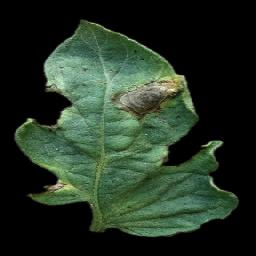
#> input picture Tomato Early Blight/EB1.jpg, 256 x 256 px
$ jupyter execute 'Early Blight Aahan HSV.ipynb'
#> lines starting #> are read from the running program, lines starting #| are printed output that depends on the picture; after the words box and inside, x2 and y2 are one past the last pixel; in counts of white or black regions, pixels touching at a corner belong together; long printed decimals are rounded
<h1>Early Blight Tomato Disease from RGB To HSV </h1>

[cell 1]
#importing libraries
import seaborn as sns
import matplotlib.pyplot as plt
import cv2
import numpy as np
import math

[cell 2]
#image 1 conversion
eb1=cv2.cvtColor(cv2.imread('EB1.jpg'),cv2.COLOR_BGR2RGB)
row,col,pixNum=eb1.shape
#> row = 256; col = 256; pixNum = 3
eb1Dup=eb1.copy().reshape(row*col,3)

for index,pixel in enumerate(eb1Dup):
    r,g,b=[int(x)/255 for x in pixel]

    #calculating cmax and cmin
    cmax=max(r,g,b)
    cmin=min(r,g,b)
    diff=cmax-cmin

    #calculating hue
    if cmax==cmin:
        h=0
    elif cmax==r:
        h=(60*((g-b)/diff)+360)%360
    elif cmax==g:
        h=(60*((b-r)/diff)+120)%360
    elif cmax==b:
        h=(60*((r-g)/diff)+240)%360
    h/=2

    #calculating saturation
    if cmax==0:
        s=0
    else:
        s=(diff/cmax)*255
    #calculating value /brightness
    v=cmax*255

    eb1Dup[index]=[np.uint8(h),np.uint8(s),np.uint8(v)]

eb1Dup=eb1Dup.reshape(256,256,3)
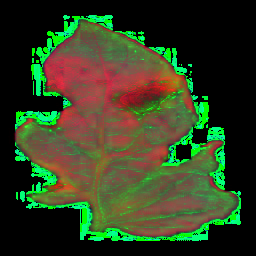
#> eb1Dup: shape (256, 256, 3); mean of channels 0, 1, 2 32.8, 62.6, 50.9; drawn as B, G, R
#this is corrupted image as hsv doesnt show the image in this form its just a way to represent image

<h2>H CHANNEL VISUALIZATION</h2>

<h2>H channel gray scale</h2>

[cell 3]
#extracting h values from the image in rgb format
h_channel=eb1Dup[:,:,0]


h_channel=h_channel.reshape(row*col)

h_channel_new=[]
for _,h in enumerate(h_channel):
    h1=[h,255,255]
    h_channel_new.append(h1)
h_channel_new=np.array(h_channel_new,dtype=np.uint8).reshape(row,col,pixNum)
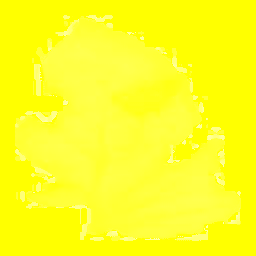
#> h_channel_new: shape (256, 256, 3); mean of channels 0, 1, 2 32.8, 255, 255; drawn as B, G, R

#plotting the h channel
plt.imshow(cv2.cvtColor(h_channel_new,cv2.COLOR_HSV2RGB))

[cell 4]
h_channel_gray=eb1Dup[:,:,0]
plt.imshow(h_channel_gray,cmap='gray')

<h2>S Channel Visualization</h2>

[cell 5]
s_channel=eb1Dup[:,:,1]
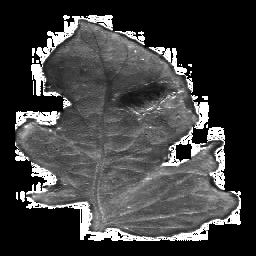
#> s_channel: shape (256, 256); min 0, max 255, mean 62.6

s_channel=s_channel.reshape(row*col)
s_channel_new=[]
for index,s in enumerate(s_channel):
    s=[h_channel[index],s,255]
    s_channel_new.append(s)
s_channel_new=np.array(s_channel_new,dtype=np.uint8).reshape(row,col,pixNum)
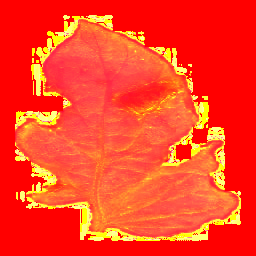
#> s_channel_new: shape (256, 256, 3); mean of channels 0, 1, 2 32.8, 62.6, 255; drawn as B, G, R

plt.imshow(cv2.cvtColor(s_channel_new,cv2.COLOR_HSV2RGB))
# plt.imshow(s_channel)

<h2>S Channel Gray-Scale </h2>

[cell 6]
s_channel_gray=eb1Dup[:,:,1]
plt.imshow(s_channel_gray,cmap='gray')

<h2>Brightness Channel</h2>

[cell 7]
v_channel=eb1Dup[:,:,2]
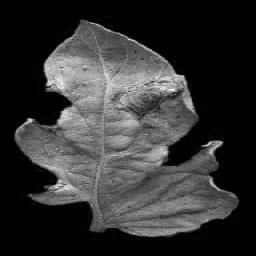
#> v_channel: shape (256, 256); min 0, max 255, mean 50.9
v_channel=v_channel.reshape(row*col)
v_channel_new=[]
for index,v in enumerate(v_channel):
    v1=[h_channel[index],255,v]
    v_channel_new.append(v1)
v_channel_new=np.array(v_channel_new,dtype=np.uint8).reshape(row,col,pixNum)
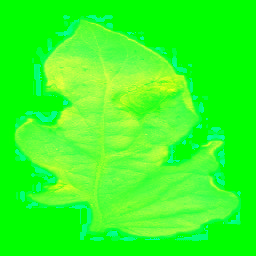
#> v_channel_new: shape (256, 256, 3); mean of channels 0, 1, 2 32.8, 255, 50.9; drawn as B, G, R

plt.imshow(cv2.cvtColor(v_channel_new,cv2.COLOR_HSV2RGB),cmap='gray')
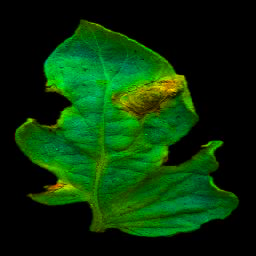
#> shown: shape (256, 256, 3); mean R, G, B 7.7, 50.5, 7.2

<h2>Brightness Channel Grey-Scale</h2>

[cell 8]
v_channel_gray=eb1Dup[:,:,2]
plt.imshow(v_channel_gray,cmap='gray')

<h2>Comparing our result with inbuild function</h2>

[cell 9]
eb2=cv2.imread('EB1.jpg')
#> eb2 is the input picture: shape (256, 256, 3); mean B, G, R 36, 50.7, 36
eb2=cv2.cvtColor(cv2.cvtColor(eb2,cv2.COLOR_BGR2RGB),cv2.COLOR_RGB2HSV)
#> eb2: shape (256, 256, 3); mean H, S, V 33, 62.8, 50.9

<h2>H scale visualization Gray Scale</h2>

[cell 10]
h_channel_2=eb2[:,:,0]
plt.imshow(h_channel_2,cmap='gray')

<h2>H Scale Visualization colored</h2>

[cell 11]
h_channel_2=h_channel_2.reshape(row*col)

h_channel_new=[]
for _,h in enumerate(h_channel_2):
    h1=[h,255,255]
    h_channel_new.append(h1)
h_channel_new=np.array(h_channel_new,dtype=np.uint8).reshape(row,col,pixNum)

#plotting the h channel
plt.imshow(cv2.cvtColor(h_channel_new,cv2.COLOR_HSV2RGB))

<h2>S channel visualization Gray</h2>

[cell 12]
s_channel_2=eb2[:,:,1]
plt.imshow(s_channel_2,cmap='gray')

## S channel visualization rgb

[cell 13]
s_channel_2=s_channel_2.reshape(row*col)
s_channel_new=[]
for index,s in enumerate(s_channel_2):
    s=[h_channel[index],s,255]
    s_channel_new.append(s)
s_channel_new=np.array(s_channel_new,dtype=np.uint8).reshape(row,col,pixNum)

plt.imshow(cv2.cvtColor(s_channel_new,cv2.COLOR_HSV2RGB))

##  V channel visualization Gray

[cell 14]
v_channel_2=eb2[:,:,2]
plt.imshow(v_channel_2,cmap='gray')

## V channel Visualization RGB

[cell 15]
v_channel_2=v_channel_2.reshape(row*col)
v_channel_new=[]
for index,v in enumerate(v_channel_2):
    v1=[h_channel[index],255,v]
    v_channel_new.append(v1)
v_channel_new=np.array(v_channel_new,dtype=np.uint8).reshape(row,col,pixNum)

plt.imshow(cv2.cvtColor(v_channel_new,cv2.COLOR_HSV2RGB),cmap='gray')

<h1>Thresholding</h1>

<p>Now we will threshold the image based on the h channel</p>

<h2>Plotting the histogram</h2>

[cell 16]
image=cv2.cvtColor(cv2.imread('EB1.jpg'),cv2.COLOR_BGR2HSV)
#extracting the h channel
h_channel=image[:,:,0]

#improving the contrast of the image
rows,cols=h_channel.shape
h_channel=h_channel.reshape(rows*cols)
minP,maxP=np.amin(h_channel),np.amax(h_channel)

#min-max contrast enhancement
for index,pixel in enumerate(h_channel):
    h_channel[index]=(((pixel-minP)/(maxP-minP)))*255
    if pixel==0:
        h_channel[index]=255
h_channel=h_channel.reshape(rows,cols)
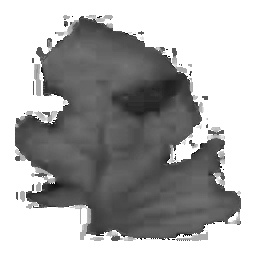
#> h_channel: shape (256, 256); min 5, max 255, mean 170.3
plt.imshow(h_channel,cmap='gray')

totalLeafPix=0
#calculating total leaf area
for inde,pixel in enumerate(h_channel.flatten()):
    if pixel==255:
        continue
    totalLeafPix+=1

[cell 17]
#plotting the histogram
histo,bins,_=plt.hist(h_channel.flat,bins=100,range=(0,100),ec='black')
plt.show()
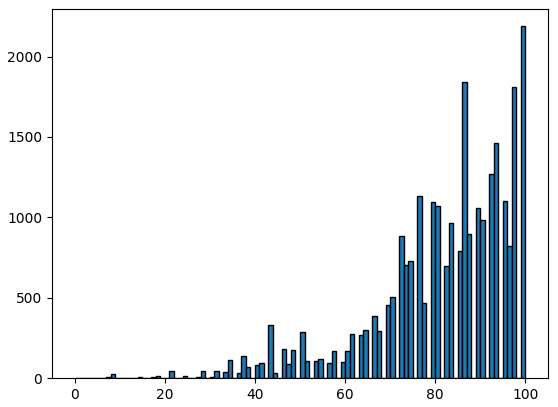
#> figure drawn by matplotlib, 1 panel; tallest bar 2189 high, from x = 99 to 100

<h2>Finding the global Maxima</h2>

[cell 18]
#histogram peak
maxHisto=np.amax(histo)
#starting index of the bin
maxBin=bins[np.where(histo==maxHisto)][0]
print('Bin is {}'.format(maxBin))
#| Bin is 99.0
if maxBin<=40:
    maxVal=0.2*maxHisto
else:
    maxVal=0.5*maxHisto
print(maxVal)
#| 1094.5

#calculating R
import math
maxi=-math.inf
maxV=-math.inf
for index,ele in enumerate(histo):
    if ele >maxVal and ele !=maxHisto and ele>maxV:
        maxi=bins[index]
        maxV=ele
#> this loop made 100 passes
#> ele on passes 1 to 12: 0, 0, 0, 0, 0, 1, 0, 5, 29, 0, 0, 2

r=maxi
if r==(-math.inf):
    r=maxBin
print(r)
#| 86.0
#calculating s
s=2*r/3
threshold=s
print(s)
#| 57.333
print(threshold)
#| 57.333

[cell 19]
print(h_channel.shape)
#| (256, 256)
rows,cols=h_channel.shape
h_channel=h_channel.reshape(rows*cols)

for index,pixel in enumerate(h_channel):
    if pixel<threshold:
        h_channel[index]=0
    else:
        h_channel[index]=255
h_channel=h_channel.reshape(rows,cols)
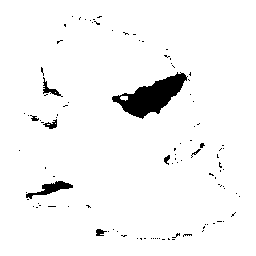
#> h_channel: shape (256, 256); 96.2% white; 105 black regions (97 under 20 px), largest, box (x1, y1, x2, y2) and area: (112, 72, 188, 119) 1571, (26, 181, 73, 199) 301, (43, 77, 63, 97) 108
plt.imshow(h_channel,cmap='gray')

<h2>Quantification</h2>

[cell 20]
#calculating the black pixels
count=0
for index,ele in enumerate(h_channel.flatten()):
    if ele==0:
        count+=1
print('Diseased Pixel Count : {}\n\n'.format(count))
#| Diseased Pixel Count : 2482
print('Healthy Pixel Count : {}\n\n'.format(totalLeafPix))
#| Healthy Pixel Count : 33920

percentage=(count/totalLeafPix)*100

print('Percentage of leaf disease : {}\n\n'.format(percentage))
#| Percentage of leaf disease : 7.317

$ run again, with Tomato Early Blight/EB10.jpg copied over Tomato Early Blight/EB1.jpg
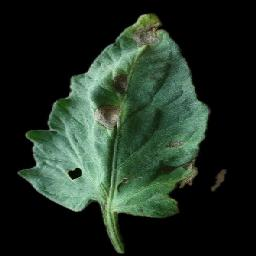
#> input picture Tomato Early Blight/EB10.jpg, 256 x 256 px
#> eb2 is the input picture: shape (256, 256, 3); mean B, G, R 34, 45.3, 31.7
#> eb2: shape (256, 256, 3); mean H, S, V 31.2, 58.9, 45.5
#> `plt.show()`:
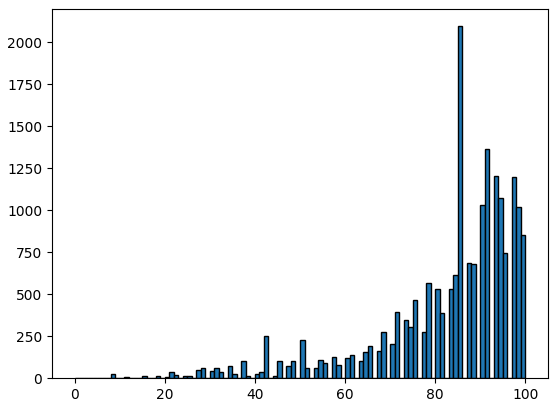
#> figure drawn by matplotlib, 1 panel; tallest bar 2097 high, from x = 85 to 86
#| Bin is 85.0
#| 1048.5
#> the loop `for index,ele in enumerate(histo):` made 100 passes
#> ele on passes 1 to 8: 0, 0, 0, 0, 2, 0, 0, 1
#| 91.0
#| 60.667
#| 60.667
#| (256, 256)
#> `h_channel=h_channel.reshape(rows,cols)`:
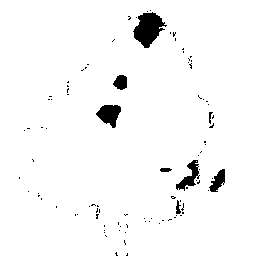
#> h_channel: shape (256, 256); 96.8% white; 95 black regions (87 under 20 px), largest, box (x1, y1, x2, y2) and area: (133, 12, 167, 48) 713, (96, 105, 121, 128) 364, (176, 160, 200, 191) 290
#| Diseased Pixel Count : 2093
#| Healthy Pixel Count : 30435
#| Percentage of leaf disease : 6.877
